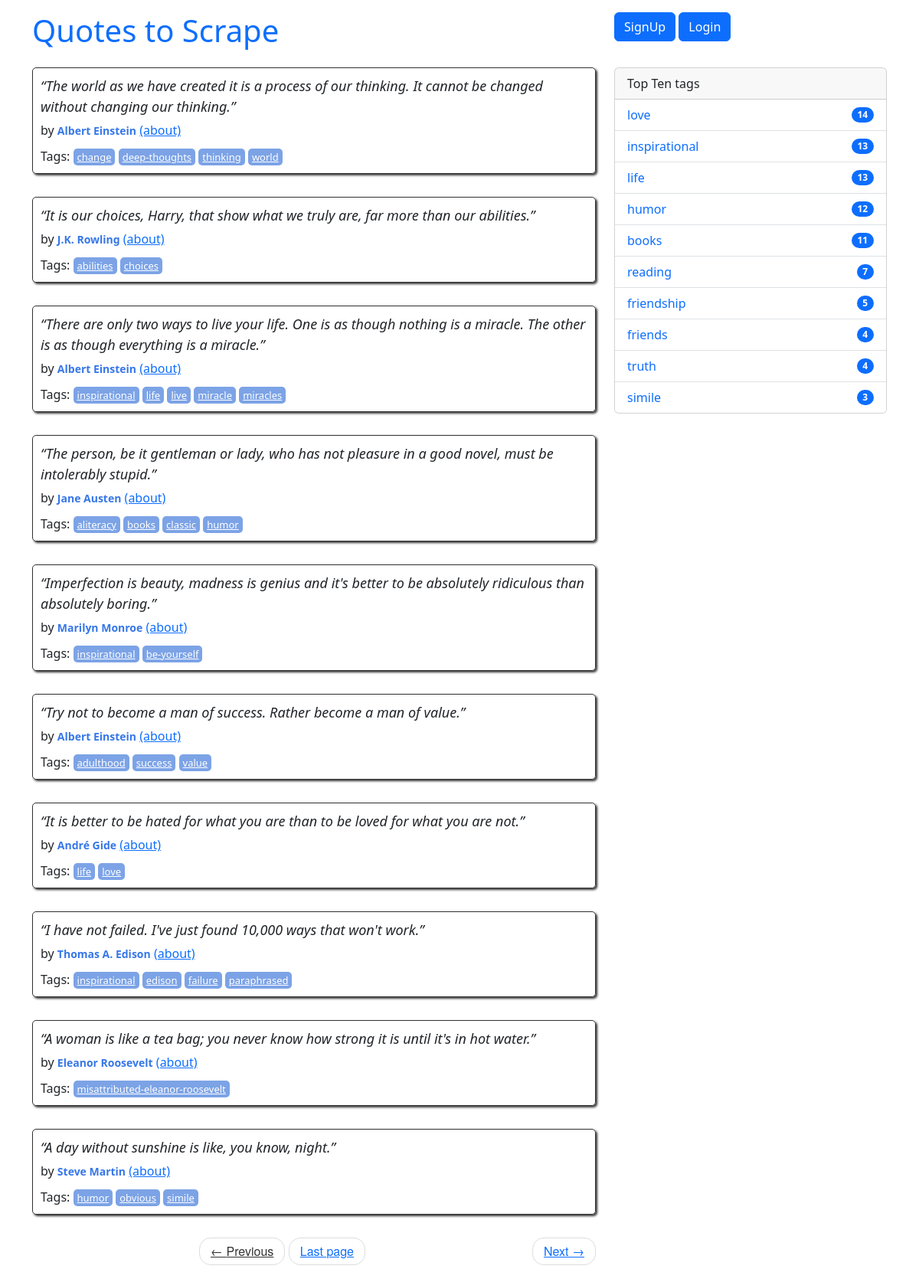
The page / on the database its author committed.
### quotes/models.py (models this page shows, shortened)
class Quote(models.Model):
    quote = models.TextField()
    tags = models.ManyToManyField(Tag)
    author = models.ForeignKey(Author, on_delete=models.CASCADE, default=None, null=True)
    created_at = models.DateTimeField(auto_now_add=True)

class Author(models.Model):
    fullname = models.CharField(max_length=50)
    date_born = models.CharField(max_length=50)
    born_location = models.CharField(max_length=150)
    bio = models.TextField()
    created_at = models.DateTimeField(auto_now_add=True)

class Tag(models.Model):
    name = models.CharField(max_length=50, null=False, unique=True)

### quotes/views.py (the view)
# urls.py: path("", views.main, name="root"),
def main(request, page=1):
    quotes = Quote.objects.all()
    paginator = Paginator(quotes, 10)
    page_obj = paginator.get_page(page)
    tags = Tag.objects.annotate(num_quotes=Count('quote')).order_by('-num_quotes')[:10]
    context = {'quotes': page_obj, 'tags': tags}
    return render(request, 'quotes/index.html', context)

### quotes/templatetags/extract.py (called while the page is built)
@register.filter(name='author')
def get_author(author_id):
    try:
        author = Author.objects.get(id=author_id)
        return author.fullname
    except ObjectDoesNotExist:
        return 'Unknown author'

### quotes/templates/quotes/index.html (shortened to what this page needs)
{% extends 'quotes/base.html' %}
{% load extract %}
{% block content %}
    <div class="row">
        <div class="col-md-8">
            {% for quote in quotes %}
                <div class="quote" itemscope="" itemtype="http://schema.org/CreativeWork">
                    <span class="text" itemprop="text">
                        {{quote.quote}}
                    </span>
                    <span>by <small class="author" itemprop="author">{{quote.author_id|author}}</small>
                        <a href="{% url 'quotes:author_detail' pk=quote.author_id %}">(about)</a>
                    </span>
                    <div class="tags">
                        Tags:
                        {% for tag in quote.tags.all %}
                            <a class="tag" href="/tag/{{tag.name}}">{{tag.name}}</a>
                        {% endfor %}
                    </div>
                </div>
            {% endfor %}
            <nav>
                <ul class="pager">
                    <li class="previous">
                        <a class="{% if not quotes.has_previous %} disabled {% endif %}"
                           href="{% if quotes.has_previous %} {% url 'quotes:root_paginate' quotes.previous_page_number %} {% else %} # {% endif %}">
                            <span aria-hidden="true">←</span> Previous
                        </a>
                    </li>
                    <li class="next">
                        <a class="{% if not quotes.has_next %} disabled {% endif %}"
                           href="{% if quotes.has_next %} {% url 'quotes:root_paginate' quotes.next_page_number %} {% else %} # {% endif %}">
                            Next <span aria-hidden="true">→</span>
                        </a>
                    </li>
                    {% if quotes.has_next %}
                    <li class="last">
                        <a href="{% url 'quotes:root_paginate' quotes.paginator.num_pages %}">Last page</a>
                    </li>
                    {% endif %}
                </ul>
            </nav>
        </div>
        <div class="col-md-4">
            <div class="card mb-3">
                <div class="card-header">
                    Top Ten tags
                </div>
                <ul class="list-group list-group-flush">
                    {% for tag in tags %}
                    <li class="list-group-item d-flex justify-content-between align-items-center">
                        <a href="{% url 'quotes:tag_quotes' tag_name=tag.name %}" class="text-decoration-none">{{ tag.name }}</a>
                        <span class="badge bg-primary rounded-pill">{{ tag.num_quotes }}</span>
                    </li>
                    {% endfor %}
                </ul>
            </div>
        </div>
    </div>
{% endblock %}

### quotes/templates/quotes/base.html (shortened to what this page needs)
<!doctype html>
<html lang="en">
<head>
    <link href="https://cdn.jsdelivr.net/npm/bootstrap@5.3.0-alpha3/dist/css/bootstrap.min.css" rel="stylesheet"
>
    {% load static %}
    <link rel="stylesheet" href="{% static 'quotes/style.css' %}">
</head>
<body>
    <div class="container">
        <div class="row header-box pt-3 mb-3">
            <div class="col-md-8">
                <h1>
                    <a href="/" style="text-decoration: none">Quotes to Scrape</a>
                </h1>
            </div>
                <div class="col-md-4">
                    <p>
                        {% if user.is_authenticated %}
                        <a href="{% url 'users:logout' %}" class="btn btn-primary">Logout </a>
                        <a href="{% url 'quotes:add_quote' %}" class="btn btn-primary">Add Quote </a>
                        <a href="{% url 'quotes:add_author' %}" class="btn btn-primary">Add Author </a>
                        <a href="{% url 'quotes:add_tag' %}" class="btn btn-primary">Add Tag </a>
                        {% else %}
                        <a href="{% url 'users:register' %}" class="btn btn-primary">SignUp</a>
                        <a href="{% url 'users:login' %}" class="btn btn-primary">Login</a>
                        {% endif %}
                    </p>
                </div>
        </div>
        {% block content %} {% endblock %}
    </div>
</body>
</html>

### quotes/static/quotes/style.css (style rules this page uses)
.quote { padding: 10px; margin-bottom: 30px; border: 1px solid #333333; border-radius: 5px; box-shadow: 2px 2px 3px #333333; }
.quote span.text { display: block; margin-bottom: 5px; font-size: large; font-style: italic; }
.quote small.author { font-weight: bold; color: #3677E8; }
.quote .tags { margin-top: 10px; }
.tag { padding: 2px 5px; border-radius: 5px; color: white; font-size: small; background-color: #7CA3E6; }
.pager { font-family: "Raleway","Helvetica Neue",Helvetica,Arial,sans-serif; }
.pager { padding-left: 0; margin: 22px 0; list-style: none; text-align: center; }
.pager li { display: inline; }
.pager .next>a, .pager .next>span { float: right; }
.pager li>a, .pager li>span { display: inline-block; padding: 5px 14px; background-color: #ffffff; border: 1px solid #dddddd; border-radius: 15px; }
.disabled { color: #333333; cursor: not-allowed; }

### rows shown on the page
Quote: quote "“The world as we have created it is a process of our thinking. It cannot be changed without changing our thinking.”", author_id|author "Albert Einstein"
Tag: name "change"
Tag: name "deep-thoughts"
Tag: name "thinking"
Tag: name "world"
Quote: quote "“It is our choices, Harry, that show what we truly are, far more than our abilities.”", author_id|author "J.K. Rowling"
Tag: name "abilities"
Tag: name "choices"
Quote: quote "“There are only two ways to live your life. One is as though nothing is a miracle. The other is as though everything is a miracle.”", author_id|author "Albert Einstein"
Tag: name "inspirational", num_quotes "13"
Tag: name "life", num_quotes "13"
Tag: name "live"
Tag: name "miracle"
Tag: name "miracles"
Quote: quote "“The person, be it gentleman or lady, who has not pleasure in a good novel, must be intolerably stupid.”", author_id|author "Jane Austen"
Tag: name "aliteracy"
Tag: name "books", num_quotes "11"
Tag: name "classic"
Tag: name "humor", num_quotes "12"
Quote: quote "“Imperfection is beauty, madness is genius and it's better to be absolutely ridiculous than absolutely boring.”", author_id|author "Marilyn Monroe"
Tag: name "be-yourself"
Quote: quote "“Try not to become a man of success. Rather become a man of value.”", author_id|author "Albert Einstein"
Tag: name "adulthood"
Tag: name "success"
Tag: name "value"
Quote: quote "“It is better to be hated for what you are than to be loved for what you are not.”", author_id|author "André Gide"
Tag: name "love", num_quotes "14"
Quote: quote "“I have not failed. I've just found 10,000 ways that won't work.”", author_id|author "Thomas A. Edison"
Tag: name "edison"
Tag: name "failure"
Tag: name "paraphrased"
Quote: quote "“A woman is like a tea bag; you never know how strong it is until it's in hot water.”", author_id|author "Eleanor Roosevelt"
Tag: name "misattributed-eleanor-roosevelt"
Quote: quote "“A day without sunshine is like, you know, night.”", author_id|author "Steve Martin"
Tag: name "obvious"
Tag: name "simile", num_quotes "3"
Tag: name "reading", num_quotes "7"
Tag: name "friendship", num_quotes "5"
Tag: name "friends", num_quotes "4"
Tag: name "truth", num_quotes "4"
